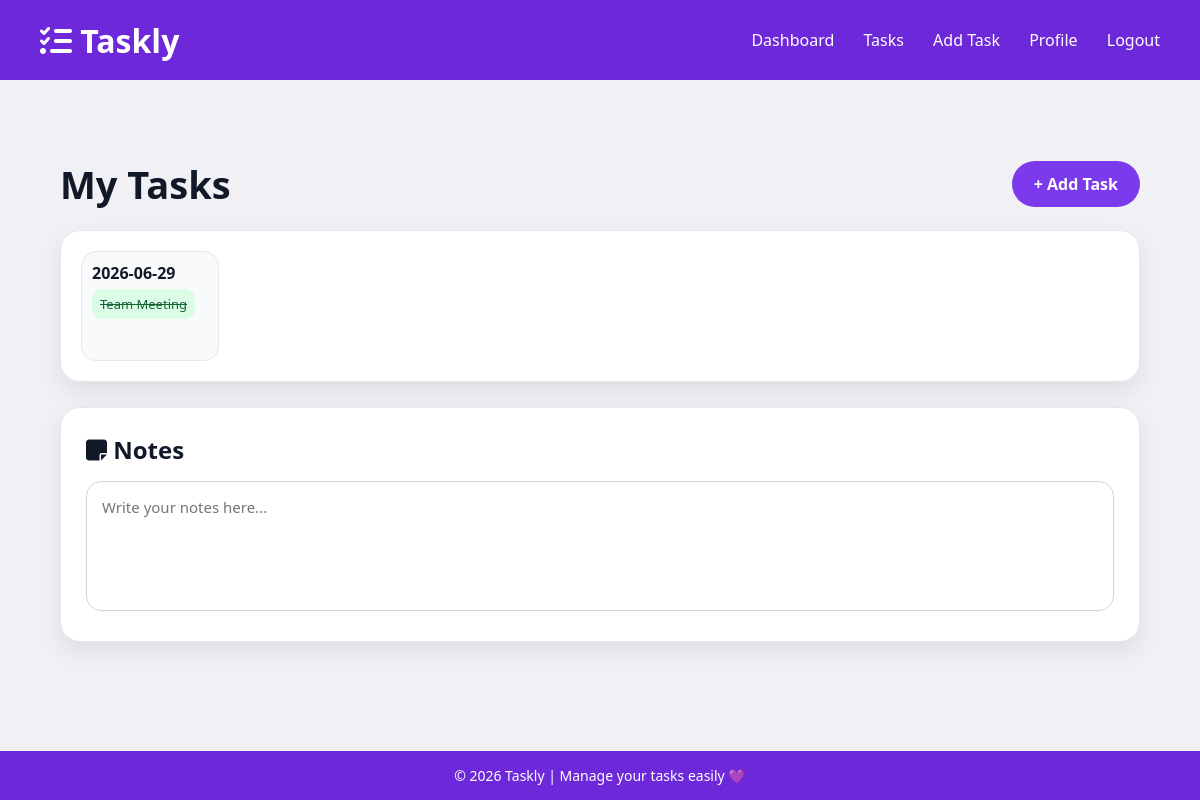
The app's page /tasks (signed in), older data.
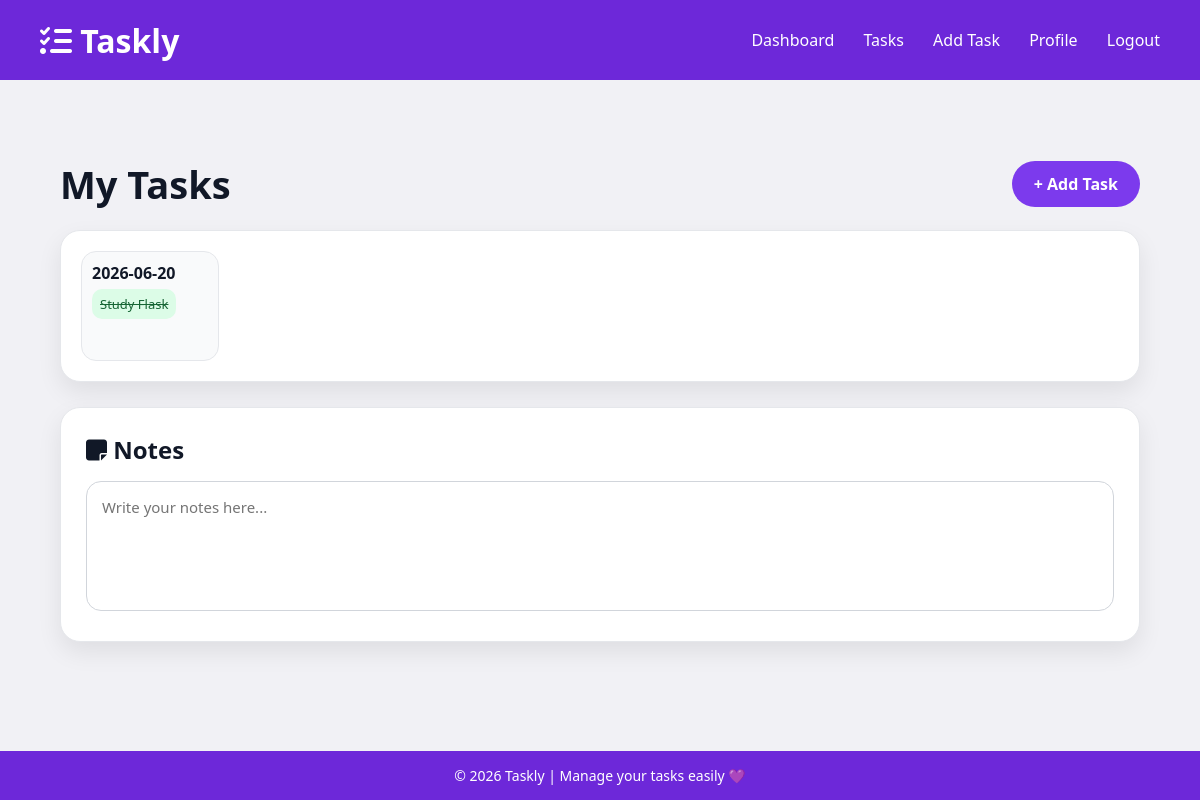
The same page, newer data.
### tables this page shows
CREATE TABLE tasks (
    id INTEGER PRIMARY KEY AUTOINCREMENT,
    title TEXT NOT NULL,
    description TEXT,
    due_date DATE,
    priority TEXT NOT NULL CHECK(priority IN ('Low', 'Medium', 'High')),
    status TEXT NOT NULL DEFAULT 'In Progress',
    user_id INTEGER NOT NULL,
    FOREIGN KEY (user_id) REFERENCES users(id)
);

### app.py (the view)
@app.route("/tasks")
def tasks():
    if "user_id" not in session:
        return redirect(url_for("login"))
    conn = get_db()
    tasks = conn.execute(
        "SELECT * FROM tasks WHERE user_id = ?",
        (session["user_id"],)
    ).fetchall()
    conn.close()
    return render_template("tasks.html", tasks=tasks)

### app.py (called while the page is built)
def get_db():
    conn = sqlite3.connect("taskly.db")
    conn.row_factory = sqlite3.Row
    return conn

### templates/tasks.html (shortened to what this page needs)
{% extends "layout.html" %}
{% block content %}
<div class="calendar-page">
    <div class="calendar-header">
        <h1>My Tasks</h1>
        <a href="{{ url_for('add_task') }}" class="add-task-btn">
            + Add Task
        </a>
    </div>
    <div class="calendar">
        {% if tasks %}
            {% for task in tasks %}
                <div class="day">
                    <span class="date">
                        {{ task["due_date"] }}
                    </span>
                    <a href="{{ url_for('task_details', task_id=task['id']) }}"
                       class="task
                       {% if task['priority'] == 'High' %} high {% endif %}
                       {% if task['status'] == 'Completed' %} done {% endif %}">
                        {{ task["title"] }}
                    </a>
                </div>
            {% endfor %}
        {% else %}
            <p>No tasks yet.
             Add your first task 💜</p>
        {% endif %}
    </div>
    <div class="notes-box">
        <h2>
            <i class="fa-solid fa-note-sticky"></i>
            Notes
        </h2>
        <textarea placeholder="Write your notes here..."></textarea>
    </div>
</div>
{% endblock %}

Row changes from the older to the newer data that the page shows:
changed tasks: due_date "2026-06-29" → "2026-06-20"; title "Team Meeting" → "Study Flask"
